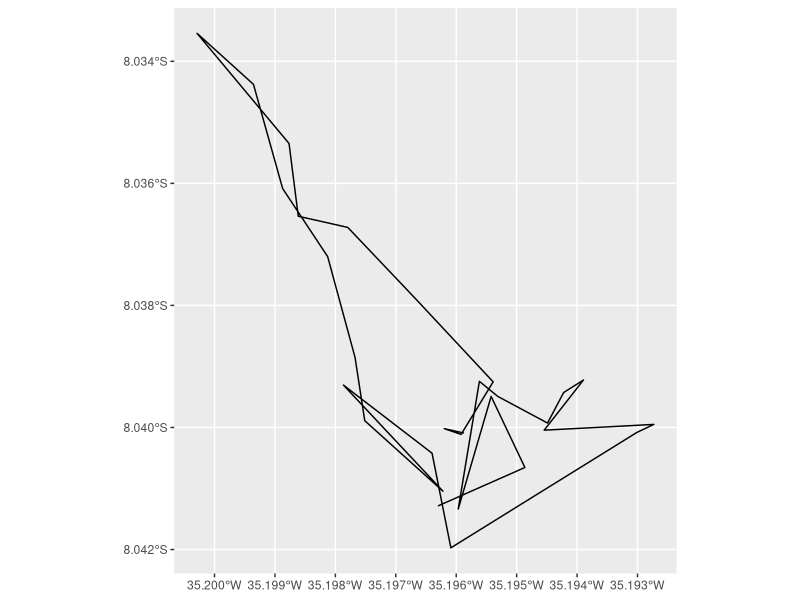

Write the R code that produced this figure.
## ---- chunk 1
knitr::opts_chunk$set(echo = TRUE)
## ---- chunk 2
library(readxl)

library(tidyverse)

library(geosphere)

library(sf)
## ---- chunk 3
coord <- readxl::read_xlsx("coordinates.xlsx")
## ---- chunk 4
coord |> as.data.frame()

coord |> dplyr::glimpse()
## ---- chunk 5
coord_calcule <- function(id){
  
  if(coord$long[id] |> is.na() | coord$lat[id] |> is.na()){
    
    coordinate <- geosphere::destPoint(p = coord[id - 1, 1:2],
                                       b = coord[id - 1, 3],
                                       d = coord[id - 1, 4])
    
    coord$long[id] <<- coordinate[1]
    
    coord$lat[id] <<- coordinate[2]
    
  }
  
}
## ---- chunk 6
purrr::walk(1:nrow(coord), coord_calcule)

coord |> as.data.frame()
## ---- chunk 7
coord_sf <- coord |> 
  sf::st_as_sf(coords = c("long", "lat"),
               crs = 4674) |> 
  dplyr::summarise(do_union = FALSE) |> 
  sf::st_cast("LINESTRING")

coord_sf
## ---- chunk 8
ggplot() +
  geom_sf(data = coord_sf)
